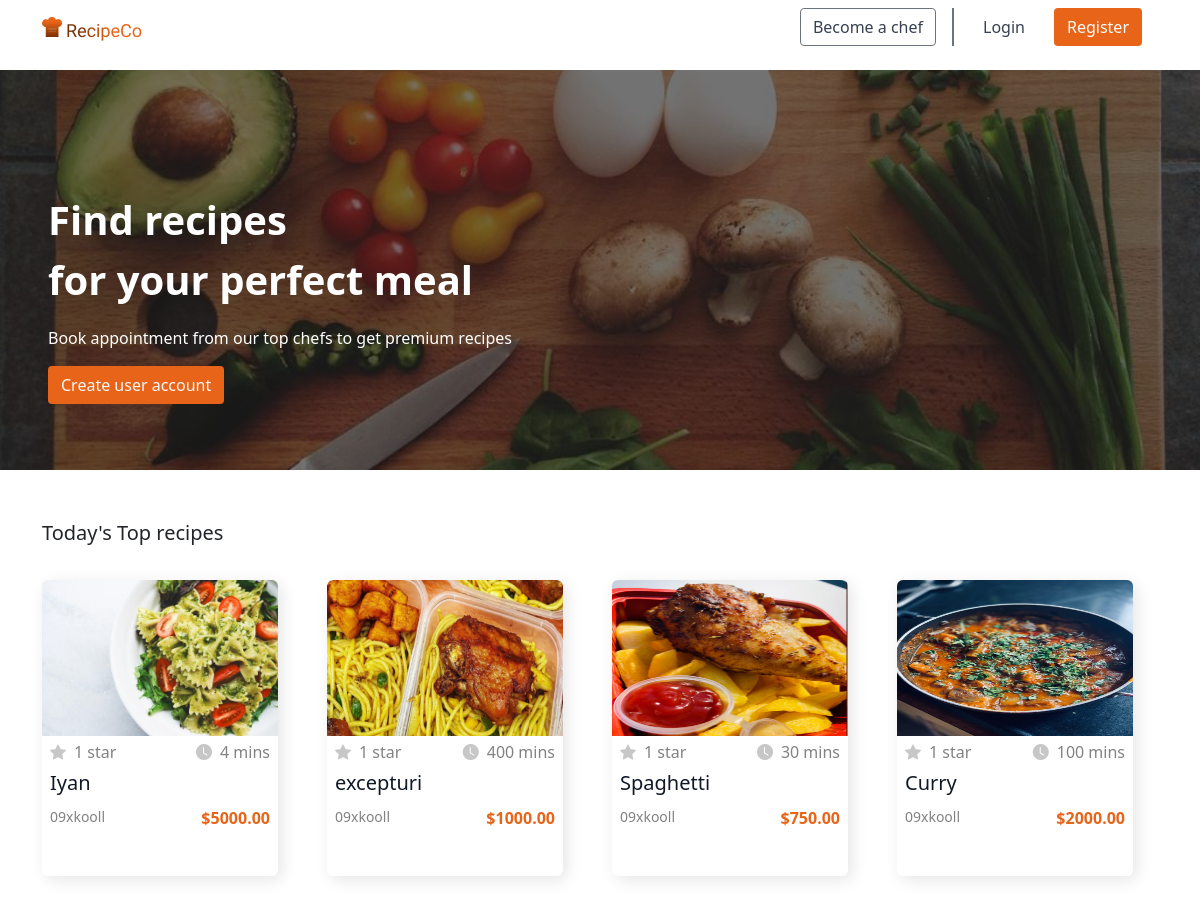
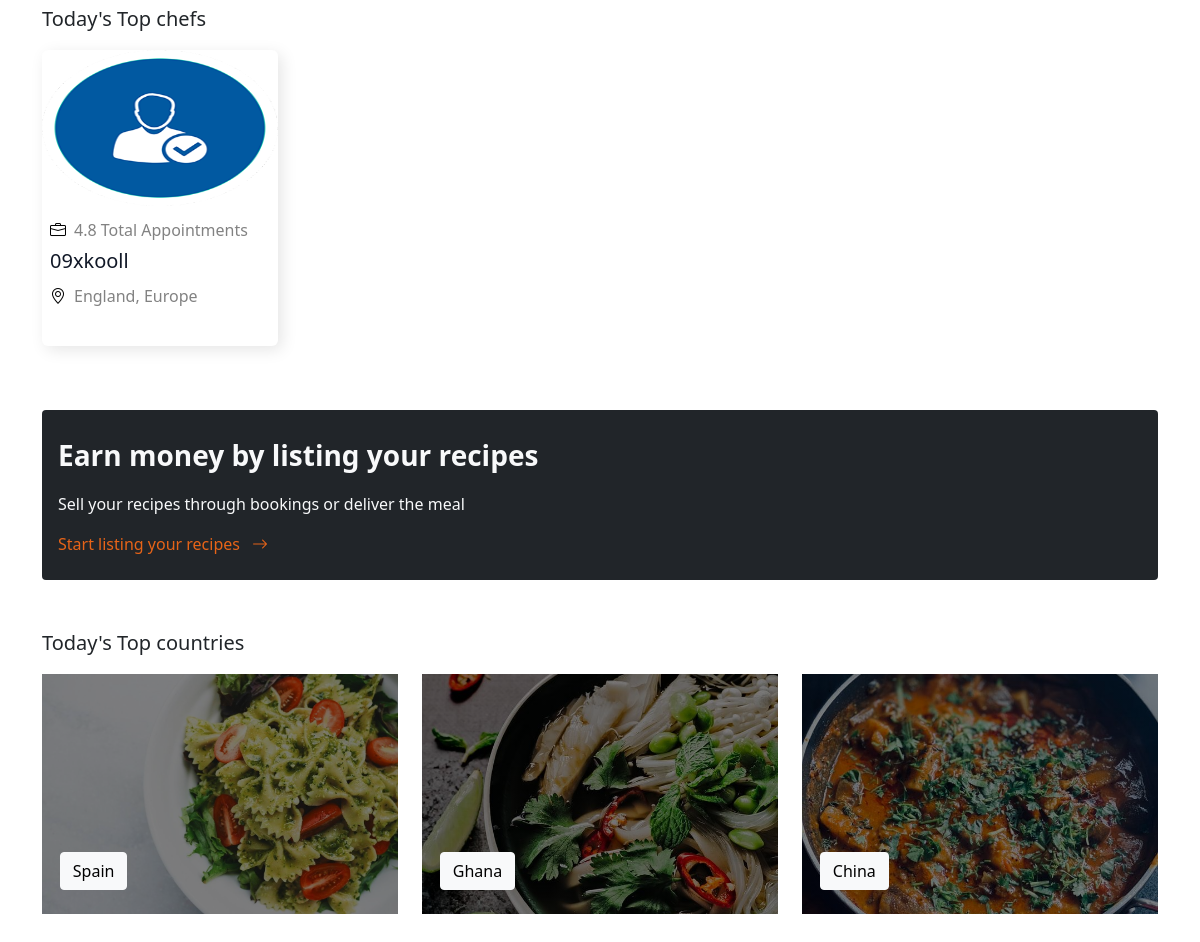
The page / on the database its author committed (2 pictures, top to bottom).
### chef_management_app/models.py (models this page shows)
class Recipe(models.Model):
    id = models.AutoField(primary_key=True)
    name = models.CharField(max_length=255)
    decription = RichTextField(blank=True, null=True)
    method = RichTextField(blank=True, null=True)
    ingredient = RichTextField(blank=True, null=True)
    image_url = models.ImageField(upload_to=filepath_recipe, null=True, blank=True)
    created_at = models.DateTimeField(auto_now_add=True)
    price = models.IntegerField()
    period = models.IntegerField()
    address_name = models.TextField()
    country_id = models.ForeignKey(
        Country, on_delete=models.DO_NOTHING, null=True, blank=True
    )
    continent_id = models.ForeignKey(
        Continent, on_delete=models.DO_NOTHING, null=True, blank=True
    )
    chefuser_id = models.ForeignKey(ChefUser, on_delete=models.CASCADE)
    objects = models.Manager()

class ChefUser(models.Model):
    id = models.AutoField(primary_key=True)
    admin = models.OneToOneField(CustomUser, on_delete=models.CASCADE)
    chef_name = models.CharField(max_length=255)
    phone_number = models.CharField(max_length=255)
    image_url = models.ImageField(upload_to=filepath_chef, null=True, blank=True)
    join_date = models.DateTimeField(auto_now_add=True)
    address_name = models.TextField()
    country_id = models.ForeignKey(
        Country, on_delete=models.DO_NOTHING, null=True, blank=True
    )
    continent_id = models.ForeignKey(
        Continent, on_delete=models.DO_NOTHING, null=True, blank=True
    )
    objects = models.Manager()

class Country(models.Model):
    id = models.AutoField(primary_key=True)
    name = models.CharField(max_length=255)
    image = models.CharField(max_length=255)
    continent_id = models.ForeignKey(Continent, on_delete=models.CASCADE)
    objects = models.Manager()

class Continent(models.Model):
    id = models.AutoField(primary_key=True)
    name = models.CharField(max_length=255)
    objects = models.Manager()

### chef_management_app/views/homeView.py (the view)
# urls.py: path("", homeView.HomePage, name="home"),
def HomePage(request):
    recipes = Recipe.objects.all().order_by("?")[:4]
    chefusers = ChefUser.objects.all().order_by("?")[:4]
    countries = Country.objects.all().order_by("?")[:3]
    recipes_ratings = []
    for recipe_obj in recipes:
        recipe_rating_obj = RecipeRating.objects.filter(recipe_id=recipe_obj.id)
        total_rating = CalculateRating(recipe_rating_obj) + 1
        response = {
            "recipe": recipe_obj,
            "rating": total_rating,
        }
        recipes_ratings.append(response)
    return render(
        request,
        "Home/welcome.html",
        {"recipes": recipes_ratings, "countries": countries, "chefusers": chefusers},
    )

### chef_management_app/views/homeView.py (called while the page is built, shortened)
def CalculateRating(ratings):
    rating_initial = 0
    sum_divid = 1
    total_num = (rating_initial) / (sum_divid)
    return int(total_num)

### chef_management_app/templates/home/welcome.html (shortened to what this page needs)
{% extends 'home/layout.html' %}
{% block main_content %}
    {% include "./landing_page_navbar.html" %}
    <div class="my-3 mb-5">
        <div class="hero-image">
            <div class="hero-text px-5">
                <p class="fs-1 fw-bold">Find recipes <br>for your perfect meal</p>
                <p>Book appointment from our top chefs to get premium recipes</p>
                <a href="{% url 'user_register' %}" class="auth-btn text-light">Create user account</a>
            </div>
        </div>
    </div>
    <div class="container mb-5">
        <p class="fs-5">Today's Top recipes</p>
        <div class="row">
            {% for recipe in recipes %}
                <div class="col-md-3 mt-3">
                    <a href="{% url 'login' %}">
                        <div class="tr-card">
                            <div>
                                <img src="../media/{{ recipe.recipe.image_url }}" alt="placeholder meal" width="236" height="156">
                            </div>
                            <div class="mx-2">
                                <div class="d-flex justify-content-between mt-1">
                                    <div class="d-flex">
                                        <i class="bi bi-star-fill section-logo me-2"></i>
                                        <p class="mb-0 section-text">{{ recipe.rating }} star</p>
                                    </div>
                                    <div class="d-flex">
                                        <i class="bi bi-clock-fill me-2 section-logo"></i>
                                        <p class="mb-0 section-text">{{ recipe.recipe.period }} mins</p>
                                    </div>
                                </div>
                                <div class="mt-1">
                                    <p class="recipeco-black fs-5 mb-0">{{ recipe.recipe.name }}</p>
                                </div>
                                <div class="d-flex justify-content-between mt-2">
                                    <p class="mb-0 section-text small">{{ recipe.recipe.chefuser_id.chef_name }}</p>
                                    <p class="mb-0 fw-bold recipeco-theme">${{ recipe.recipe.price }}.00</p>
                                </div>
                            </div>
                        </div>
                    </a>
                </div>
            {% endfor %}
        </div>
    </div>
     <div class="container mb-5">
        <p class="fs-5">Today's Top chefs</p>
        <div class="row">
            {% for chef in chefusers %}
                    <div class="col-md-3 mb-3">
                        <a href="{% url 'login' %}" class="text-decoration-none">
                            <div class="tr-card">
                                <div>
                                    <img src="../media/{{ chef.image_url }}" alt="placeholder meal" width="236" height="156">
                                </div>
                                <div class="mx-2">
                                    <div class="d-flex justify-content-between mt-1">
                                        <div class="d-flex">
                                            <i class="bi bi-briefcase me-2 mt-2"> </i>
                                            <p class="mb-0 section-text mt-2">4.8 Total Appointments </p>
                                        </div>
                                    </div>
                                    <div class="mt-1">
                                        <p class="recipeco-black fs-5 mb-0">{{ chef.chef_name }} </p>
                                    </div>
                                    <div class="d-flex justify-content-between mt-2">
                                        <div class="d-flex">
                                            <i class="bi bi-geo-alt me-2"></i>
                                            <p class="mb-0 section-text">{{ chef.country_id.name }}, {{ chef.continent_id.name }}</p>
                                        </div>
                                    </div>
                                </div>
                            </div>
                        </a>
                    </div>
            {% endfor %}
        </div>
    </div>
     <div class="container mb-5">
        <div class="bg-dark px-3 py-4 rounded text-light">
            <p class="fs-3 fw-bold">Earn money by listing your recipes</p>
            <p>Sell your recipes through bookings or deliver the meal</p>
            <a  href="{% url 'chef_register' %}" class="auth-link">
                Start listing your recipes
                <i class="ms-2 bi bi-arrow-right"></i>
            </a>
        </div>
    </div>
    <div class="container mb-5">
        <p class="fs-5">Today's Top countries</p>
        <div class="row">
            {% for country in countries %}
                <div class="col-md-4">
                    <a href="{% url 'login' %}" class="text-decoration-none">
                        <div  style=" background-image: linear-gradient(rgba(0, 0, 0, 0.5), rgba(0, 0, 0, 0.5)), url('../media/{{ country.image }}') ; height: 240px; background-position: center; background-repeat: no-repeat; background-size: cover;  position: relative;">
                            <bottom href="" class="btn btn-light subhero-btn">
                                {{ country.name }}
                            </bottom>
                        </div>
                    </a>
                </div>
            {% endfor %}
        </div>
    </div>
{% endblock main_content %}

### chef_management_app/templates/home/welcome.html (style rules this page uses)
img { border-radius: 6px 6px 0px 0px; }

### rows shown on the page
Recipe: recipe.image_url (picture), rating "1", recipe.period "4", recipe.name "Iyan", recipe.chefuser_id.chef_name "09xkooll", recipe.price "5000"
Recipe: recipe.image_url (placeholder picture), rating "1", recipe.period "400", recipe.name "excepturi", recipe.chefuser_id.chef_name "09xkooll", recipe.price "1000"
Recipe: recipe.image_url (picture), rating "1", recipe.period "30", recipe.name "Spaghetti", recipe.chefuser_id.chef_name "09xkooll", recipe.price "750"
Recipe: recipe.image_url (picture), rating "1", recipe.period "100", recipe.name "Curry", recipe.chefuser_id.chef_name "09xkooll", recipe.price "2000"
ChefUser: image_url (picture), chef_name "09xkooll", country_id.name "England", continent_id.name "Europe"
Country: image (picture), name "Spain"
Country: image (picture), name "Ghana"
Country: image (picture), name "China"
